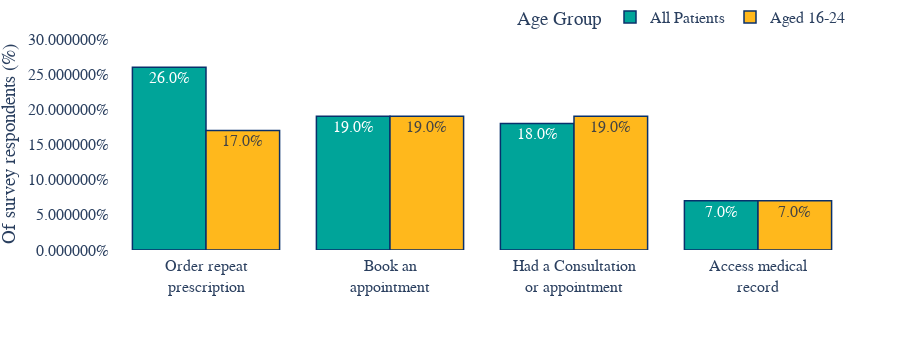

Notebook code cell kept with this figure:
### Code cell
# plot the long (tidy) dataframe
fig = px.bar(
    online_gp_services_25,
    x="Online Activity",
    y="Percent",
    color="Age Group",
    color_discrete_sequence=nhs_colours,
    barmode="group",
    text="Percent",
    height=350,
)

# Asthetics of the plot
fig.update_layout(
    # change background colour 
    {"plot_bgcolor": "rgba(0,0,0, 0)", "paper_bgcolor": "rgba(0,0,0, 0)"},
    yaxis_title='Of survey respondents (%)',
    yaxis=dict(
        tickformat = "%",
        range=[0, 0.3]),
    xaxis=dict(
        tickmode = 'array',
        tickvals = online_gp_services_25['Online Activity'].tolist(),
        ticktext = online_gp_services_25['Lable'].tolist(),
        #tickangle = 0
    ),
    xaxis_title=None,
    # change fonts
    font=dict(family="Arial", size=16),
    # autosize makes the chart 'responsive' (https://en.wikipedia.org/wiki/Responsive_web_design)
    autosize=True,
    margin=dict(
        l=50,
        r=50,
        b=100,
        t=0,
        pad=4,
        autoexpand=True
        ),
    ## options for the hover-over text
    # changes how the hover-over box is displayed
    hovermode="x unified",
    # hoverlabel_align = 'right',
    # changes the hover-over box formatting
    hoverlabel=dict(
        bgcolor="white",
        font_size=16,
        font_family="Arial"
    ),
    legend=dict(
    orientation="h",
    yanchor="bottom",
    y=1.02,
    xanchor="right",
    x=1
    )
)
# options to change how the bars look
fig.update_traces(
    # this also changes the hover-over box formatting
    hovertemplate='<b>%{fullData.name}</b>: %{text:.1%}<extra></extra>',
    # outline of bars
    marker_line_color = 'rgb(8,48,107)',
    marker_line_width=1.5,
    opacity=1,
    # options for text inside bars
    texttemplate='%{text:.1%}',
    textposition='inside'
    )
fig.update_xaxes(type='category')
fig.show()

### Figure 1 — Plotly figure (JSON) as saved in the notebook; plotly's stock layout.template omitted (floating-point values rounded to 4 significant figures)
{"data": [{"alignmentgroup": "True", "hovertemplate": "<b>%{fullData.name}</b>: %{text:.1%}<extra></extra>", "legendgroup": "All Patients", "marker": {"color": "#00A499", "line": {"color": "rgb(8,48,107)", "width": 1.5}}, "name": "All Patients", "offsetgroup": "All Patients", "opacity": 1, "orientation": "v", "showlegend": true, "text": [0.26, 0.19, 0.18, 0.07], "textposition": "inside", "texttemplate": "%{text:.1%}", "type": "bar", "x": ["Ordering repeat prescriptions online", "Booking appointments online", "Had an online consultation or appointment", "Accessing my medical records online"], "xaxis": "x", "y": [0.26, 0.19, 0.18, 0.07], "yaxis": "y"}, {"alignmentgroup": "True", "hovertemplate": "<b>%{fullData.name}</b>: %{text:.1%}<extra></extra>", "legendgroup": "Aged 16-24", "marker": {"color": "#FFB81C", "line": {"color": "rgb(8,48,107)", "width": 1.5}}, "name": "Aged 16-24", "offsetgroup": "Aged 16-24", "opacity": 1, "orientation": "v", "showlegend": true, "text": [0.19, 0.19, 0.17, 0.07], "textposition": "inside", "texttemplate": "%{text:.1%}", "type": "bar", "x": ["Booking appointments online", "Had an online consultation or appointment", "Ordering repeat prescriptions online", "Accessing my medical records online"], "xaxis": "x", "y": [0.19, 0.19, 0.17, 0.07], "yaxis": "y"}], "layout": {"autosize": true, "barmode": "group", "font": {"family": "Arial", "size": 16}, "height": 350, "hoverlabel": {"bgcolor": "white", "font": {"family": "Arial", "size": 16}}, "hovermode": "x unified", "legend": {"orientation": "h", "title": {"text": "Age Group"}, "tracegroupgap": 0, "x": 1, "xanchor": "right", "y": 1.02, "yanchor": "bottom"}, "margin": {"autoexpand": true, "b": 100, "l": 50, "pad": 4, "r": 50, "t": 0}, "paper_bgcolor": "rgba(0,0,0, 0)", "plot_bgcolor": "rgba(0,0,0, 0)", "xaxis": {"anchor": "y", "domain": [0, 1], "tickmode": "array", "ticktext": ["Order repeat<br>prescription", "Book an<br>appointment", "Book an<br>appointment", "Had a Consultation<br>or appointment", "Had a Consultation<br>or appointment", "Order repeat<br>prescription", "Access medical<br>record", "Access medical<br>record"], "tickvals": ["Ordering repeat prescriptions online", "Booking appointments online", "Booking appointments online", "Had an online consultation or appointment", "Had an online consultation or appointment", "Ordering repeat prescriptions online", "Accessing my medical records online", "Accessing my medical records online"], "title": {}, "type": "category"}, "yaxis": {"anchor": "x", "domain": [0, 1], "range": [0, 0.3], "tickformat": "%", "title": {"text": "Of survey respondents (%)"}}}}
